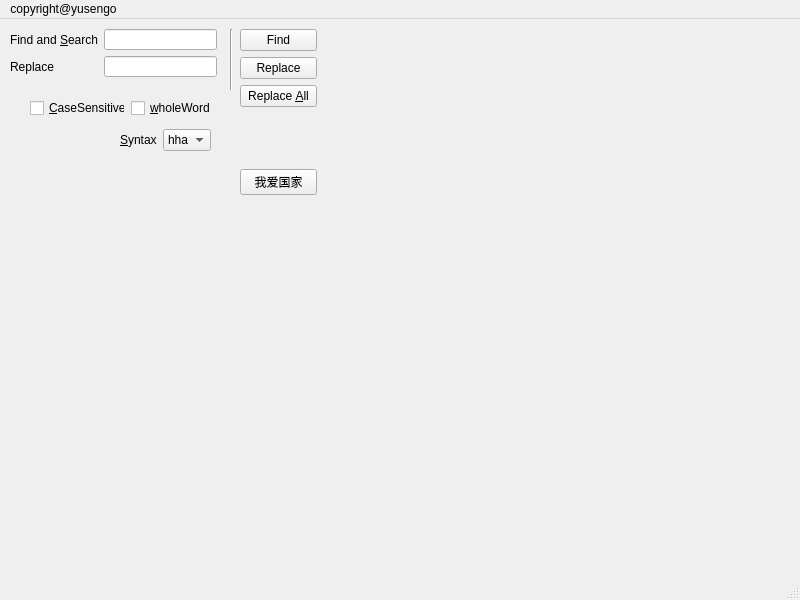
<?xml version="1.0" encoding="UTF-8"?>
<ui version="4.0">
 <author>yusengo@163.com</author>
 <class>Kaman</class>
 <widget class="QMainWindow" name="Kaman">
  <property name="geometry">
   <rect>
    <x>0</x>
    <y>0</y>
    <width>800</width>
    <height>600</height>
   </rect>
  </property>
  <property name="minimumSize">
   <size>
    <width>800</width>
    <height>600</height>
   </size>
  </property>
  <property name="windowTitle">
   <string>MainWindow</string>
  </property>
  <property name="autoFillBackground">
   <bool>true</bool>
  </property>
  <widget class="QWidget" name="centralwidget">
   <widget class="Line" name="line">
    <property name="geometry">
     <rect>
      <x>230</x>
      <y>10</y>
      <width>3</width>
      <height>61</height>
     </rect>
    </property>
    <property name="orientation">
     <enum>Qt::Vertical</enum>
    </property>
   </widget>
   <widget class="QWidget" name="">
    <property name="geometry">
     <rect>
      <x>10</x>
      <y>10</y>
      <width>207</width>
      <height>48</height>
     </rect>
    </property>
    <layout class="QGridLayout" name="gridLayout">
     <item row="0" column="0">
      <widget class="QLabel" name="IP_label">
       <property name="text">
        <string>Find and &amp;Search</string>
       </property>
       <property name="textFormat">
        <enum>Qt::PlainText</enum>
       </property>
       <property name="buddy">
        <cstring>lineEdit</cstring>
       </property>
      </widget>
     </item>
     <item row="0" column="1">
      <widget class="QLineEdit" name="lineEdit"/>
     </item>
     <item row="1" column="0">
      <widget class="QLabel" name="r_label">
       <property name="text">
        <string>Replace</string>
       </property>
       <property name="textFormat">
        <enum>Qt::PlainText</enum>
       </property>
       <property name="buddy">
        <cstring>lineEdit_2</cstring>
       </property>
      </widget>
     </item>
     <item row="1" column="1">
      <widget class="QLineEdit" name="lineEdit_2"/>
     </item>
    </layout>
   </widget>
   <widget class="QWidget" name="">
    <property name="geometry">
     <rect>
      <x>30</x>
      <y>80</y>
      <width>186</width>
      <height>18</height>
     </rect>
    </property>
    <layout class="QHBoxLayout" name="horizontalLayout">
     <item>
      <widget class="QCheckBox" name="checkBox">
       <property name="text">
        <string>&amp;CaseSensitive</string>
       </property>
      </widget>
     </item>
     <item>
      <widget class="QCheckBox" name="wholeword_Box">
       <property name="text">
        <string>&amp;wholeWord</string>
       </property>
      </widget>
     </item>
    </layout>
   </widget>
   <widget class="QWidget" name="">
    <property name="geometry">
     <rect>
      <x>240</x>
      <y>10</y>
      <width>77</width>
      <height>166</height>
     </rect>
    </property>
    <layout class="QVBoxLayout" name="verticalLayout">
     <item>
      <widget class="QPushButton" name="find_Button">
       <property name="text">
        <string>Find</string>
       </property>
      </widget>
     </item>
     <item>
      <widget class="QPushButton" name="replace_Button">
       <property name="text">
        <string>Replace</string>
       </property>
      </widget>
     </item>
     <item>
      <widget class="QPushButton" name="replace_Button_2">
       <property name="text">
        <string>Replace &amp;All</string>
       </property>
      </widget>
     </item>
     <item>
      <spacer name="verticalSpacer">
       <property name="orientation">
        <enum>Qt::Vertical</enum>
       </property>
       <property name="sizeHint" stdset="0">
        <size>
         <width>17</width>
         <height>48</height>
        </size>
       </property>
      </spacer>
     </item>
     <item>
      <widget class="QPushButton" name="OK_Button">
       <property name="whatsThis">
        <string extracomment="hhhhexit"/>
       </property>
       <property name="text">
        <string>我爱国家</string>
       </property>
       <property name="icon">
        <iconset theme="wd"/>
       </property>
       <property name="iconSize">
        <size>
         <width>16</width>
         <height>16</height>
        </size>
       </property>
      </widget>
     </item>
    </layout>
   </widget>
   <widget class="QWidget" name="">
    <property name="geometry">
     <rect>
      <x>120</x>
      <y>110</y>
      <width>91</width>
      <height>58</height>
     </rect>
    </property>
    <layout class="QVBoxLayout" name="verticalLayout_2">
     <item>
      <layout class="QHBoxLayout" name="horizontalLayout_2">
       <item>
        <widget class="QLabel" name="label">
         <property name="text">
          <string>&amp;Syntax</string>
         </property>
         <property name="buddy">
          <cstring>syntaxcomboBox</cstring>
         </property>
        </widget>
       </item>
       <item>
        <widget class="QComboBox" name="syntaxcomboBox">
         <item>
          <property name="text">
           <string>hha</string>
          </property>
         </item>
         <item>
          <property name="text">
           <string>ahh</string>
          </property>
         </item>
         <item>
          <property name="text">
           <string>hah</string>
          </property>
         </item>
        </widget>
       </item>
      </layout>
     </item>
     <item>
      <spacer name="verticalSpacer_2">
       <property name="orientation">
        <enum>Qt::Vertical</enum>
       </property>
       <property name="sizeHint" stdset="0">
        <size>
         <width>20</width>
         <height>28</height>
        </size>
       </property>
      </spacer>
     </item>
    </layout>
   </widget>
  </widget>
  <widget class="QMenuBar" name="menubar">
   <property name="geometry">
    <rect>
     <x>0</x>
     <y>0</y>
     <width>800</width>
     <height>23</height>
    </rect>
   </property>
   <widget class="QMenu" name="menuCopyright_yusengo">
    <property name="title">
     <string>copyright@yusengo</string>
    </property>
   </widget>
   <addaction name="menuCopyright_yusengo"/>
  </widget>
  <widget class="QStatusBar" name="statusbar"/>
 </widget>
 <tabstops>
  <tabstop>lineEdit</tabstop>
  <tabstop>find_Button</tabstop>
  <tabstop>lineEdit_2</tabstop>
  <tabstop>replace_Button</tabstop>
  <tabstop>replace_Button_2</tabstop>
  <tabstop>checkBox</tabstop>
  <tabstop>wholeword_Box</tabstop>
  <tabstop>syntaxcomboBox</tabstop>
  <tabstop>OK_Button</tabstop>
 </tabstops>
 <resources/>
 <connections>
  <connection>
   <sender>OK_Button</sender>
   <signal>clicked()</signal>
   <receiver>Kaman</receiver>
   <slot>close()</slot>
   <hints>
    <hint type="sourcelabel">
     <x>282</x>
     <y>187</y>
    </hint>
    <hint type="destinationlabel">
     <x>284</x>
     <y>305</y>
    </hint>
   </hints>
  </connection>
 </connections>
</ui>
